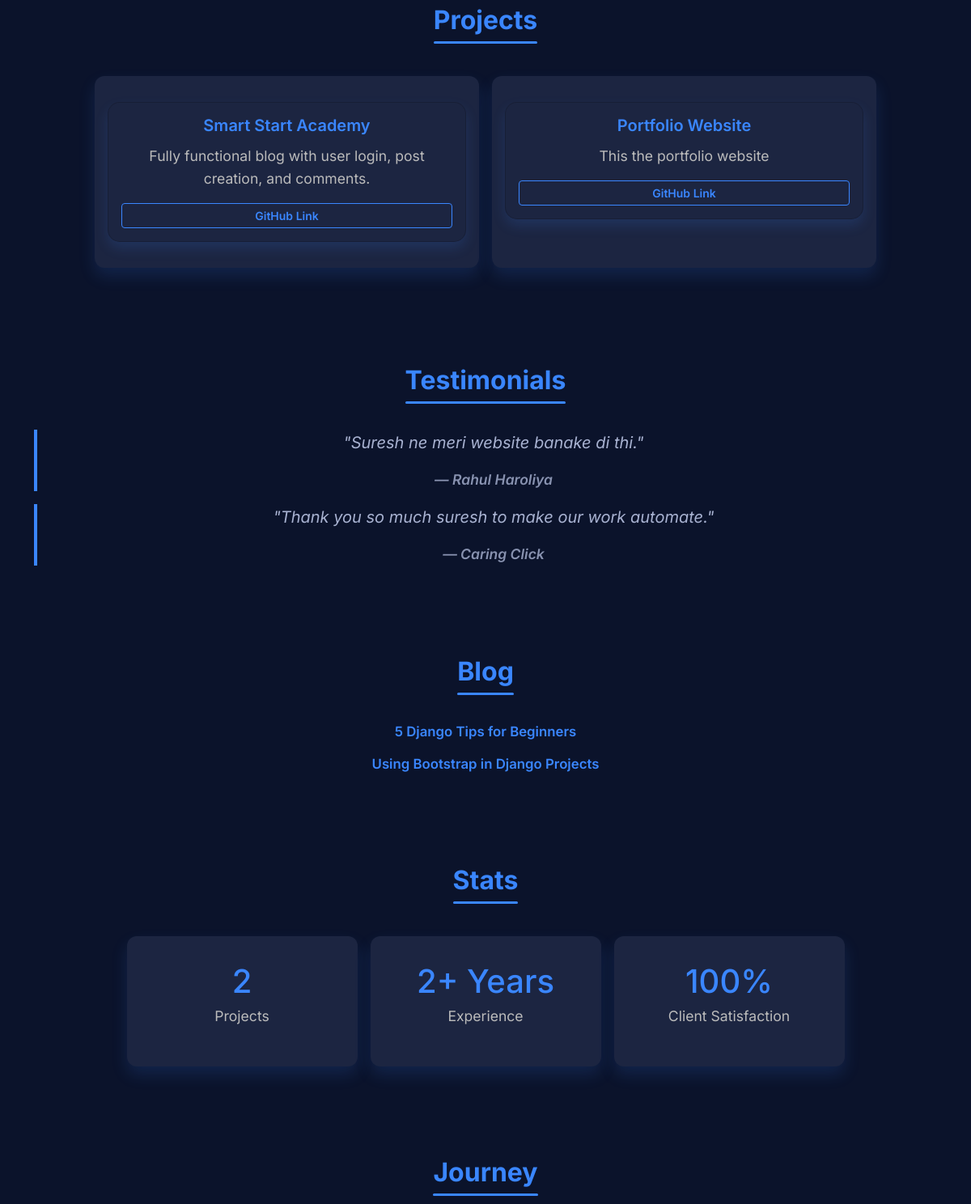
Before: / (middle part) with the older database file.
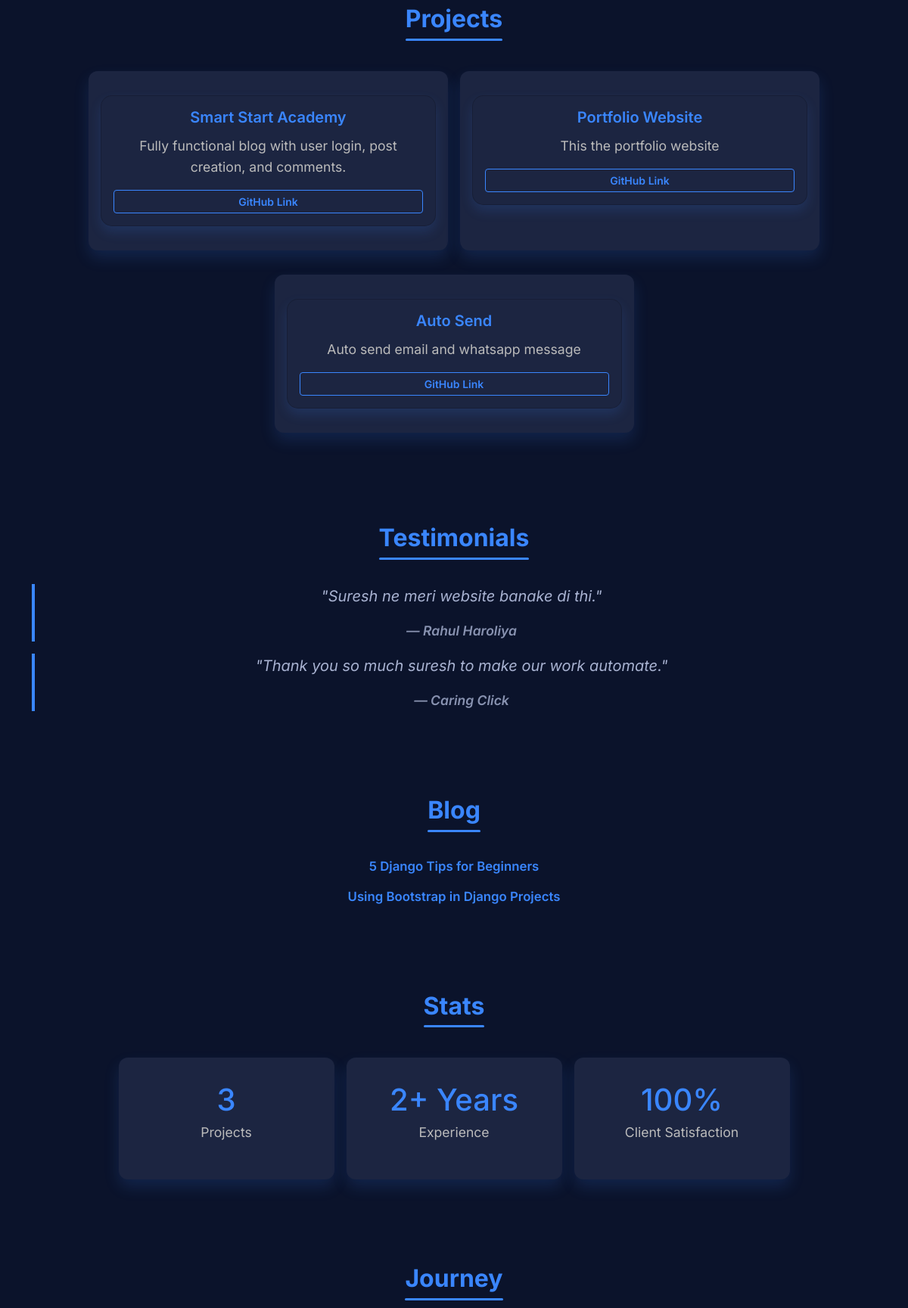
After: the same page with the newer database file.
### portfolio_app/models.py (models this page shows, shortened)
class Project(models.Model):
    project_name = models.CharField(max_length=100)
    project_des = models.CharField(max_length=100)
    github_link = models.CharField(max_length=100)

class Testimonials(models.Model):
    writer = models.CharField(max_length=100)
    content = models.CharField(max_length=100)

### portfolio_app/views.py (the view)
# urls.py: path('', views.home, name='home'),
def home(request):
    profile = Profile.objects.first()
    about = AboutMe.objects.all()
    skill = Skill.objects.all()
    project = Project.objects.all()
    testimonials = Testimonials.objects.all()
    journey = Journey.objects.all()
    current_year = datetime.now().year
    total_project = project.count()
    context = {
        'profile':profile,
        'about':about,
        'skill':skill,
        'project':project,
        'testimonials':testimonials,
        'journey':journey,
        'current_year':current_year,
        'total_project':total_project,
    }
    return render(request,'index.html',context)

### portfolio_app/models.py (called while the page is built)
    def __str__(self):
        return self.description

    def __str__(self):
        return self.logo_name

### templates/index.html (shortened to what this page needs)
{% extends "base.html" %}
{% load static %}
{% block body %}
<section data-aos="fade-up" class="container text-center">
  <h2 class="section-title">Projects</h2>
  <div class="row justify-content-center">
    {% for i in project %}
    <div class="col-sm-5 mb-4">
      <div class="card p-3" data-aos="fade-up">
        <h5>{{ i.project_name|title }}</h5>
        <p>{{ i.project_des|capfirst }}</p>
        <a href="{{ i.github_link }}" class="btn btn-outline-info btn-sm">GitHub Link</a>
      </div>
    </div>
    {% endfor %}
  </div>
</section>
<section data-aos="fade-up" class="container text-center">
  <h2 class="section-title">Testimonials</h2>
  {% for i in testimonials %}
  <blockquote class="blockquote">
    <p>"{{ i.content|capfirst }}."</p>
    <footer class="blockquote-footer">{{ i.writer|title }}</footer>
  </blockquote>
  {% endfor %}
</section>
<section data-aos="fade-up" class="container text-center">
  <h2 class="section-title">Blog</h2>
  <ul>
    <li><a href="#">5 Django Tips for Beginners</a></li>
    <li><a href="#">Using Bootstrap in Django Projects</a></li>
  </ul>
</section>
<section data-aos="fade-up" class="container text-center">
  <h2 class="section-title">Stats</h2>
  <div class="row justify-content-center">
    <div class="col-6 col-md-3 mb-3">
      <h3>{{ total_project }}</h3>
      <p>Projects</p>
    </div>
    <div class="col-6 col-md-3 mb-3">
      <h3>2+ Years</h3>
      <p>Experience</p>
    </div>
    <div class="col-6 col-md-3 mb-3">
      <h3>100%</h3>
      <p>Client Satisfaction</p>
    </div>
  </div>
</section>
<section data-aos="fade-up" class="container text-center">
  <h2 class="section-title">Journey</h2>
</section>
{% endblock body %}

### templates/base.html (shortened to what this page needs)
{% load static %}
<!DOCTYPE html>
<html lang="en">
<head>
  <link href="https://cdn.jsdelivr.net/npm/bootstrap@5.3.0/dist/css/bootstrap.min.css" rel="stylesheet" />
  <link href="https://unpkg.com/aos@next/dist/aos.css" rel="stylesheet" />
  <link rel="stylesheet" href="{% static 'css/style.css' %}">
</head>
<body>
  {% block body %}{% endblock body %}
</body>
</html>

### static/css/style.css (style rules this page uses)
:root { --color-dark-bg: #0b132b; --color-dark-card: #1c2541; --color-dark-text: #ffffff; --color-accent: #3a86ff; --color-accent-light: #8ab4f8; --color-light-bg: #f9f9f9; --color-light-card: #ffffff; --color-light-text: #222222; --color-light-accent: #3a86ff; }
body { font-family: 'Inter', sans-serif; background-color: var(--color-dark-bg); color: var(--color-dark-text); transition: background-color 0.4s ease, color 0.4s ease; min-height: 100vh; line-height: 1.6; }
section.container { padding-top: 3rem; padding-bottom: 3rem; }
.section-title { font-weight: 700; font-size: 2rem; margin-bottom: 2rem; position: relative; display: inline-block; color: var(--color-accent); }
.section-title::after { content: ""; display: block; width: 100%; height: 3px; background-color: var(--color-accent); border-radius: 2px; margin-top: 0.4rem; }
.card { background-color: var(--color-dark-card); border-radius: 15px; padding: 1.5rem; box-shadow: 0 8px 16px rgba(58, 134, 255, 0.15); transition: transform 0.3s ease, box-shadow 0.3s ease; color: var(--color-dark-text); text-align: center; }
.card h5 { font-weight: 600; margin-bottom: 0.75rem; color: var(--color-accent); }
.card p { font-weight: 400; font-size: 0.95rem; color: #ccc; }
.btn-outline-info { color: var(--color-accent); border-color: var(--color-accent); font-weight: 600; transition: all 0.3s ease; }
blockquote { font-style: italic; color: #a8b2d1; font-size: 1.2rem; border-left: 4px solid var(--color-accent); padding-left: 1rem; margin-bottom: 2rem; }
.blockquote-footer { color: #8892b0; font-weight: 600; margin-top: 0.5rem; }
section ul { list-style-type: none; padding-left: 0; }
section ul li a { color: var(--color-accent); font-weight: 600; text-decoration: none; font-size: 1.05rem; transition: color 0.3s ease; }
section.text-center .row>div { background-color: var(--color-dark-card); border-radius: 12px; padding: 2rem 1rem; margin: 0.5rem; box-shadow: 0 10px 20px rgba(58, 134, 255, 0.15); color: var(--color-dark-text); font-weight: 600; transition: background-color 0.3s ease; }
section.text-center .row>div h3 { font-size: 2.5rem; margin-bottom: 0.3rem; color: var(--color-accent); }
section.text-center .row>div p { font-size: 1.1rem; font-weight: 400; color: #bbb; }
ul li { margin-bottom: 0.8rem; font-weight: 500; font-size: 1.05rem; color: #bbb; }
a { color: var(--color-accent); }

Changed rows visible on the page:
added Project: project_name "Auto Send", project_des "Auto send email and whatsapp message"
Other visible differences:
{{ total_project }}: "2" → "3"
